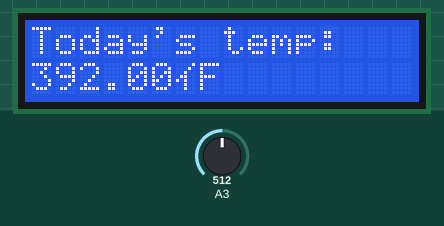
The sketch below on a simulated Arduino Uno, built with avr-gcc and run on an emulated ATmega328P. Parts: 16×2 character LCD. Inputs (shaded band) come from the test bench; at power-on: A3 = 512.

Above: at 1.2 s.
1.3 s: A3 set to 122
At 1.8 s:
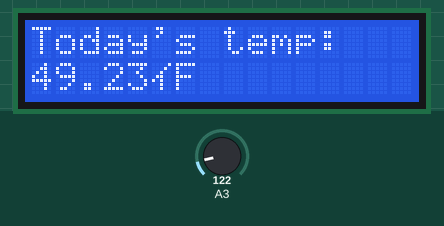
2.8 s: A3 set to 0
At 4.0 s:
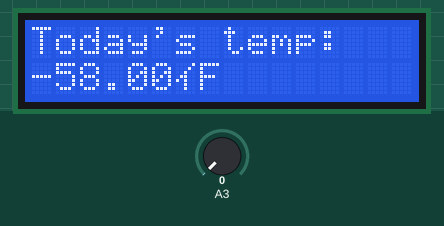
4.3 s: A3 set to 306
At 5.4 s:
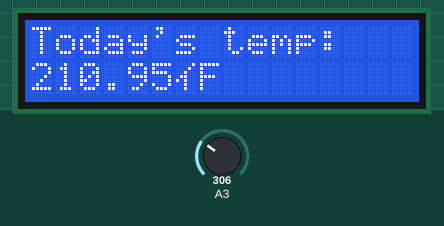
Timing chart, 0 to 7.3 s (numbered marks = the images above; inputs shaded):
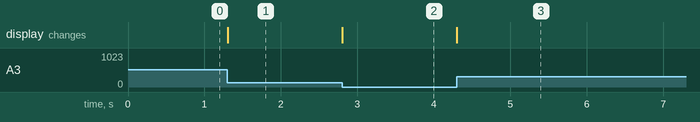

Measured:
- after the input at 1.3 s, the display: first changes at once (image 1 shows a later state)
- after the input at 2.8 s, the display: changes at once (image 2)
- after the input at 4.3 s, the display: changes at once (image 3)

The sketch:

code.ino
```cpp
// include the library code:
#include <LiquidCrystal.h>

// initialize the library with the numbers of the interface pins
// ID = 1930330 .SO , Rs = 3; E= 10(instead of 0);d4 = 7, d5 = 6, d6 = 5, d7 = 4;
LiquidCrystal lcd(3, 10,7,6,5, 4);
int degree;
double realDegree;
String lcdBuffer;
void setup() {
  // set up the LCD's number of columns and rows:
  lcd.begin(16, 2);
  degree = 0;
  realDegree = 0;
  lcd.print("Today's temp:");
  // Print a message to the LCD.

}

void loop(){
  lcd.print("                ");
  degree = analogRead(3); // 3rd digit = 3;
  realDegree = (double)degree/1024;
  realDegree *= 5;
  realDegree -= 0.5;
  realDegree *= 100;
  lcd.setCursor(0,1);
  realDegree = (9.0/5)*(realDegree) + 32;
  String output = String(realDegree) + String((char)178) + "F";
  lcd.print(output);
  // set the cursor to column 0, line 1
  // (note: line 1 is the second row, since counting begins with 0):
}
```
